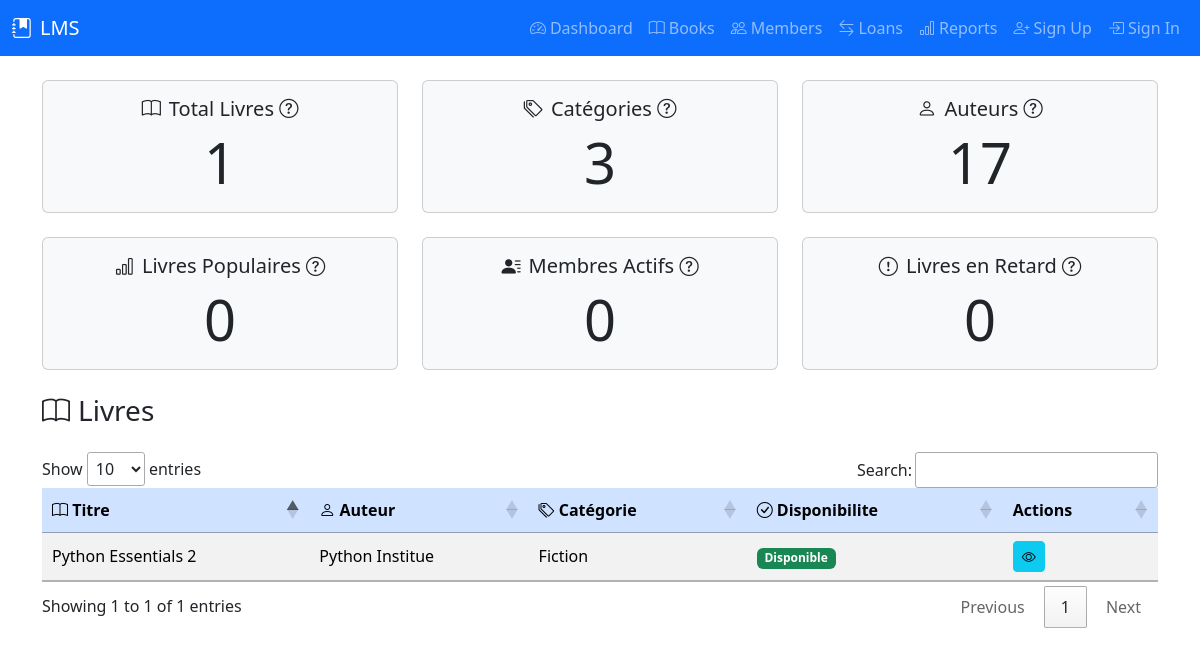
The page / on the database its author committed.
### tables this page shows
CREATE TABLE books (
            book_id INTEGER PRIMARY KEY AUTOINCREMENT,
            title TEXT NOT NULL,
            author_id INTEGER,
            category_id INTEGER,
            isbn TEXT UNIQUE,
            publication_year INTEGER,
            publisher TEXT,
            quantity INTEGER DEFAULT 1,
            available_quantity INTEGER DEFAULT 1,
            FOREIGN KEY (author_id) REFERENCES authors (author_id),
            FOREIGN KEY (category_id) REFERENCES categories (category_id)
        );

CREATE TABLE authors (
            author_id INTEGER PRIMARY KEY AUTOINCREMENT,
            name TEXT NOT NULL,
            biography TEXT
        );

CREATE TABLE categories (
            category_id INTEGER PRIMARY KEY AUTOINCREMENT,
            name TEXT NOT NULL,
            description TEXT
        );

### controllers/dashboard_controller.py (the view)
@dashboard_blueprint.route('/', methods=['GET'])
def dashboard():
    try:
        stats = dashboard_service.get_dashboard_statistics()
        books_data = dashboard_service.get_books_data()
        members_loans_data = dashboard_service.get_members_loans_data()
        return render_template('index.html', **stats, books=books_data, members_loans=members_loans_data)
    except Exception as e:
        return jsonify({'error': str(e)}), 500

### models/author.py (called while the page is built)
    @property
    def name(self):
        return self._get_attribute("name")

    @classmethod
    def all(cls):
        query = f"SELECT * FROM {cls.TABLE_NAME}"
        results = DatabaseConnection.execute_query(query)
        if results:
            conn = DatabaseConnection.get_connection()
            cursor = conn.cursor()
            cursor.execute(f"PRAGMA table_info({cls.TABLE_NAME})")
            columns = [column[1] for column in cursor.fetchall()]
            conn.close()
            return [cls(**dict(zip(columns, result))) for result in results]
        return []

    @classmethod
    def find_by_id(cls, author_id):
        query = f"SELECT * FROM {cls.TABLE_NAME} WHERE {cls.PRIMARY_KEY} = ?"
        result = DatabaseConnection.execute_query(query, (author_id,))
        if result:
            conn = DatabaseConnection.get_connection()
            cursor = conn.cursor()
            cursor.execute(f"PRAGMA table_info({cls.TABLE_NAME})")
            columns = [column[1] for column in cursor.fetchall()]
            conn.close()
            return cls(**dict(zip(columns, result[0])))
        return None

### models/base_model.py (called while the page is built)
    def _get_attribute(self, name):
        return self._attributes.get(name)

    def _set_attribute(self, name, value):
        self._attributes[name] = value

    def __getattr__(self, name):
        if name in self._attributes:
            return self._get_attribute(name)
        raise AttributeError(f"'{self.__class__.__name__}' object has no attribute '{name}'")

    def __setattr__(self, name, value):
        if name == "_attributes":
            super().__setattr__(name, value)
        else:
            self._set_attribute(name, value)

    @classmethod
    def find_by_id(cls, id: int):
        if not cls.TABLE_NAME or not cls.PRIMARY_KEY:
            raise NotImplementedError("TABLE_NAME and PRIMARY_KEY must be defined in subclass")
        query = f"SELECT * FROM {cls.TABLE_NAME} WHERE {cls.PRIMARY_KEY} = ?"
        result = DatabaseConnection.execute_query(query, (id,))
        if result and len(result) > 0:
            conn = DatabaseConnection.get_connection()
            cursor = conn.cursor()
            cursor.execute(f"PRAGMA table_info({cls.TABLE_NAME})")
            columns = [column[1] for column in cursor.fetchall()]
            conn.close()
            record_dict = dict(zip(columns, result[0]))
            return cls(**record_dict)
        return None

### models/book.py (called while the page is built)
    @property
    def book_id(self):
        return self._get_attribute("book_id")

### templates/index.html (shortened to what this page needs)
<!DOCTYPE html>
<html lang="fr">
<head>
    <link rel="stylesheet" href="/css/style.css">
    <link href="https://cdn.jsdelivr.net/npm/bootstrap@5.3.2/dist/css/bootstrap.min.css" rel="stylesheet">
    <link rel="stylesheet" href="https://cdn.jsdelivr.net/npm/bootstrap-icons@1.11.3/font/bootstrap-icons.css">
    <link rel="stylesheet" href="https://cdn.datatables.net/1.13.4/css/jquery.dataTables.min.css">
</head>
<body>
    {% include 'includes/navbar.html' %}
    <div class="container">
        <div class="row text-center mb-4">
            <div class="col-md-4">
                <div class="card bg-light">
                    <div class="card-body">
                        <h5 class="card-title"><i class="bi bi-book me-2 icon-small"></i>Total Livres <i class="bi bi-question-circle icon-small" title="Nombre total de livres disponibles dans la bibliothèque."></i></h5>
                        <p class="card-text display-4">{{ total_books }}</p>
                    </div>
                </div>
            </div>
            <div class="col-md-4">
                <div class="card bg-light">
                    <div class="card-body">
                        <h5 class="card-title"><i class="bi bi-tags me-2 icon-small"></i>Catégories <i class="bi bi-question-circle icon-small" title="Nombre total de catégories de livres."></i></h5>
                        <p class="card-text display-4">{{ total_category }}</p>
                    </div>
                </div>
            </div>
            <div class="col-md-4">
                <div class="card bg-light">
                    <div class="card-body">
                        <h5 class="card-title"><i class="bi bi-person me-2 icon-small"></i>Auteurs <i class="bi bi-question-circle icon-small" title="Nombre total d'auteurs enregistrés."></i></h5>
                        <p class="card-text display-4">{{ total_authors }}</p>
                    </div>
                </div>
            </div>
        </div>
        <div class="row text-center mb-4">
            <div class="col-md-4">
                <div class="card bg-light">
                    <div class="card-body">
                        <h5 class="card-title"><i class="bi bi-bar-chart me-2 icon-small"></i>Livres Populaires <i class="bi bi-question-circle icon-small" title="Nombre total de livres populaires basés sur les emprunts."></i></h5>
                        <p class="card-text display-4">{{total_popular_books}}</p>
                    </div>
                </div>
            </div>
            <div class="col-md-4">
                <div class="card bg-light">
                    <div class="card-body">
                        <h5 class="card-title"><i class="bi bi-person-lines-fill me-2 icon-small"></i>Membres Actifs <i class="bi bi-question-circle icon-small" title="Nombre total de membres ayant emprunté des livres récemment."></i></h5>
                        <p class="card-text display-4">{{total_active_members}}</p>
                    </div>
                </div>
            </div>
            <div class="col-md-4">
                <div class="card bg-light">
                    <div class="card-body">
                        <h5 class="card-title"><i class="bi bi-exclamation-circle me-2 icon-small"></i>Livres en Retard <i class="bi bi-question-circle icon-small" title="Nombre total de livres dont la date de retour est dépassée."></i></h5>
                        <p class="card-text display-4">{{total_overdue_books}}</p>
                    </div>
                </div>
            </div>
        </div>
        <h3 class="mb-4"><i class="bi bi-book me-2"></i>Livres</h3>
        <div class="table-responsive">
            <table id="booksTable" class="table table-striped table-hover align-middle">
                <thead class="table-primary">
                    <tr>
                        <th><i class="bi bi-book"></i> Titre</th>
                        <th><i class="bi bi-person"></i> Auteur</th>
                        <th><i class="bi bi-tags"></i> Catégorie</th>
                        <th><i class="bi bi-check-circle"></i> Disponibilite</th>
                        <th>Actions</th>
                    </tr>
                </thead>
                <tbody>
                    {% for book in books %}
                    <tr data-isbn="{{ book.isbn }}" data-publication-year="{{ book.publication_year }}" data-publisher="{{ book.publisher }}" data-quantity="{{ book.quantity }}" data-available-quantity="{{ book.available_quantity }}">
                        <td>{{ book.title }}</td>
                        <td>{{ book.author }}</td>
                        <td>{{ book.category }}</td>
                        <td>
                            {% if book.available_quantity > 0 %}
                            <span class="badge bg-success">Disponible</span>
                            {% else %}
                            <span class="badge bg-danger">Emprunté</span>
                            {% endif %}
                        </td>
                        <td>
                            <button class="btn btn-info btn-sm see-detail-book" title="Voir détails"><i class="bi bi-eye"></i></button>
                        </td>
                    </tr>
                    {% endfor %}
                </tbody>
            </table>
        </div>
    </div>
</body>
</html>

### templates/index.html (style rules this page uses)
.icon-small { font-size: 1.2rem; }

### rows shown on the page
books: title "Python Essentials 2"
authors: author "Python Institue"
categories: category "Fiction"

### other values the page prints
{{ total_books }} "1"
{{ total_category }} "3"
{{ total_authors }} "17"
{{ total_popular_books }} "0"
{{ total_active_members }} "0"
{{ total_overdue_books }} "0"
